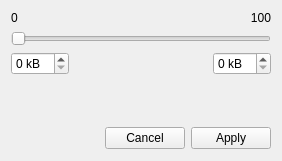
<?xml version="1.0" encoding="UTF-8"?>
<ui version="4.0">
 <class>RangeFilterWidget</class>
 <widget class="QWidget" name="RangeFilterWidget">
  <property name="geometry">
   <rect>
    <x>0</x>
    <y>0</y>
    <width>282</width>
    <height>161</height>
   </rect>
  </property>
  <property name="sizePolicy">
   <sizepolicy hsizetype="Fixed" vsizetype="Fixed">
    <horstretch>0</horstretch>
    <verstretch>0</verstretch>
   </sizepolicy>
  </property>
  <layout class="QVBoxLayout" name="verticalLayout">
   <item>
    <layout class="QHBoxLayout" name="_2">
     <item>
      <widget class="QLabel" name="labelMin">
       <property name="text">
        <string notr="true">0</string>
       </property>
      </widget>
     </item>
     <item>
      <widget class="QLabel" name="labelMax">
       <property name="text">
        <string notr="true">100</string>
       </property>
       <property name="alignment">
        <set>Qt::AlignmentFlag::AlignRight|Qt::AlignmentFlag::AlignTrailing|Qt::AlignmentFlag::AlignVCenter</set>
       </property>
      </widget>
     </item>
    </layout>
   </item>
   <item>
    <widget class="HomeCompa::Flibrary::RangeSlider" name="slider">
     <property name="orientation">
      <enum>Qt::Orientation::Horizontal</enum>
     </property>
    </widget>
   </item>
   <item>
    <layout class="QHBoxLayout" name="_3">
     <item>
      <widget class="QSpinBox" name="spinBoxMin">
       <property name="suffix">
        <string> kB</string>
       </property>
      </widget>
     </item>
     <item>
      <spacer name="horizontalSpacer">
       <property name="orientation">
        <enum>Qt::Orientation::Horizontal</enum>
       </property>
       <property name="sizeHint" stdset="0">
        <size>
         <width>40</width>
         <height>20</height>
        </size>
       </property>
      </spacer>
     </item>
     <item>
      <widget class="QSpinBox" name="spinBoxMax">
       <property name="suffix">
        <string> kB</string>
       </property>
      </widget>
     </item>
    </layout>
   </item>
   <item>
    <spacer name="verticalSpacer">
     <property name="orientation">
      <enum>Qt::Orientation::Vertical</enum>
     </property>
     <property name="sizeHint" stdset="0">
      <size>
       <width>20</width>
       <height>40</height>
      </size>
     </property>
    </spacer>
   </item>
   <item>
    <layout class="QHBoxLayout" name="horizontalLayout">
     <item>
      <widget class="QToolButton" name="btnReset">
       <property name="toolTip">
        <string>Reset filter</string>
       </property>
       <property name="icon">
        <iconset resource="../../icons/light/resources/light.qrc">
         <normaloff>:/icons/blank.svg</normaloff>:/icons/blank.svg</iconset>
       </property>
       <property name="autoRaise">
        <bool>true</bool>
       </property>
      </widget>
     </item>
     <item>
      <widget class="QToolButton" name="btnLoad">
       <property name="enabled">
        <bool>false</bool>
       </property>
       <property name="toolTip">
        <string>Load filter</string>
       </property>
       <property name="icon">
        <iconset resource="../../icons/light/resources/light.qrc">
         <normaloff>:/icons/load.svg</normaloff>:/icons/load.svg</iconset>
       </property>
       <property name="autoRaise">
        <bool>true</bool>
       </property>
      </widget>
     </item>
     <item>
      <widget class="QToolButton" name="btnSave">
       <property name="toolTip">
        <string>Save filter</string>
       </property>
       <property name="icon">
        <iconset resource="../../icons/light/resources/light.qrc">
         <normaloff>:/icons/save.svg</normaloff>:/icons/save.svg</iconset>
       </property>
       <property name="autoRaise">
        <bool>true</bool>
       </property>
      </widget>
     </item>
     <item>
      <widget class="QDialogButtonBox" name="buttonBox">
       <property name="standardButtons">
        <set>QDialogButtonBox::StandardButton::Apply|QDialogButtonBox::StandardButton::Cancel</set>
       </property>
      </widget>
     </item>
    </layout>
   </item>
  </layout>
 </widget>
 <layoutdefault spacing="6" margin="11"/>
 <customwidgets>
  <customwidget>
   <class>HomeCompa::Flibrary::RangeSlider</class>
   <extends>QSlider</extends>
   <header>widgets/RangeSlider.h</header>
  </customwidget>
 </customwidgets>
 <resources>
  <include location="../../icons/light/resources/light.qrc"/>
 </resources>
 <connections/>
</ui>
